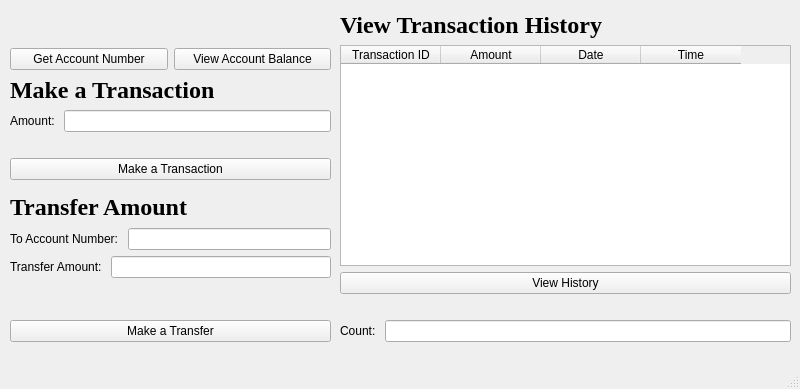
<?xml version="1.0" encoding="UTF-8"?>
<ui version="4.0">
 <class>UserWindow</class>
 <widget class="QMainWindow" name="UserWindow">
  <property name="geometry">
   <rect>
    <x>0</x>
    <y>0</y>
    <width>800</width>
    <height>389</height>
   </rect>
  </property>
  <property name="windowTitle">
   <string>MainWindow</string>
  </property>
  <widget class="QWidget" name="centralwidget">
   <widget class="QWidget" name="layoutWidget">
    <property name="geometry">
     <rect>
      <x>10</x>
      <y>10</y>
      <width>321</width>
      <height>170</height>
     </rect>
    </property>
    <layout class="QVBoxLayout" name="verticalLayout_4">
     <item>
      <layout class="QHBoxLayout" name="horizontalLayout">
       <item>
        <layout class="QVBoxLayout" name="verticalLayout">
         <item>
          <widget class="QLabel" name="label_account_number">
           <property name="text">
            <string/>
           </property>
          </widget>
         </item>
         <item>
          <widget class="QPushButton" name="pushButton_get_account_number">
           <property name="text">
            <string>Get Account Number</string>
           </property>
          </widget>
         </item>
        </layout>
       </item>
       <item>
        <layout class="QVBoxLayout" name="verticalLayout_2">
         <item>
          <widget class="QLabel" name="label_view_balance">
           <property name="text">
            <string/>
           </property>
          </widget>
         </item>
         <item>
          <widget class="QPushButton" name="pbn_view_balance">
           <property name="text">
            <string>View Account Balance</string>
           </property>
          </widget>
         </item>
        </layout>
       </item>
      </layout>
     </item>
     <item>
      <layout class="QVBoxLayout" name="verticalLayout_3">
       <item>
        <widget class="QLabel" name="lbl_title_trasnaction">
         <property name="font">
          <font>
           <family>Times New Roman</family>
           <pointsize>18</pointsize>
           <bold>true</bold>
          </font>
         </property>
         <property name="text">
          <string>Make a Transaction</string>
         </property>
        </widget>
       </item>
       <item>
        <layout class="QHBoxLayout" name="horizontalLayout_2">
         <item>
          <widget class="QLabel" name="lbl_amount">
           <property name="text">
            <string>Amount: </string>
           </property>
          </widget>
         </item>
         <item>
          <widget class="QLineEdit" name="lnedit_amount"/>
         </item>
        </layout>
       </item>
       <item>
        <widget class="QLabel" name="lbl_transaction_error">
         <property name="text">
          <string/>
         </property>
        </widget>
       </item>
       <item>
        <widget class="QPushButton" name="pbn_make_trasnaction">
         <property name="text">
          <string>Make a Transaction</string>
         </property>
        </widget>
       </item>
      </layout>
     </item>
    </layout>
   </widget>
   <widget class="QWidget" name="layoutWidget">
    <property name="geometry">
     <rect>
      <x>10</x>
      <y>191</y>
      <width>321</width>
      <height>151</height>
     </rect>
    </property>
    <layout class="QVBoxLayout" name="verticalLayout_5">
     <item>
      <widget class="QLabel" name="lbl_transfe_amout">
       <property name="font">
        <font>
         <family>Times New Roman</family>
         <pointsize>18</pointsize>
         <bold>true</bold>
        </font>
       </property>
       <property name="text">
        <string>Transfer Amount</string>
       </property>
      </widget>
     </item>
     <item>
      <layout class="QHBoxLayout" name="horizontalLayout_3">
       <item>
        <widget class="QLabel" name="lbl_to_acc_no">
         <property name="text">
          <string>To Account Number: </string>
         </property>
        </widget>
       </item>
       <item>
        <widget class="QLineEdit" name="lnedit_to_accountnumber"/>
       </item>
      </layout>
     </item>
     <item>
      <layout class="QHBoxLayout" name="horizontalLayout_4">
       <item>
        <widget class="QLabel" name="lbl_trnsfr_amnt">
         <property name="text">
          <string>Transfer Amount: </string>
         </property>
        </widget>
       </item>
       <item>
        <widget class="QLineEdit" name="lnedit_trnsfr_amount"/>
       </item>
      </layout>
     </item>
     <item>
      <widget class="QLabel" name="lbl_mk_trnsf_err">
       <property name="text">
        <string/>
       </property>
      </widget>
     </item>
     <item>
      <widget class="QPushButton" name="pbn_mk_transfer">
       <property name="text">
        <string>Make a Transfer</string>
       </property>
      </widget>
     </item>
    </layout>
   </widget>
   <widget class="QWidget" name="">
    <property name="geometry">
     <rect>
      <x>340</x>
      <y>11</y>
      <width>451</width>
      <height>331</height>
     </rect>
    </property>
    <layout class="QVBoxLayout" name="verticalLayout_8">
     <item>
      <layout class="QVBoxLayout" name="verticalLayout_7">
       <item>
        <layout class="QVBoxLayout" name="verticalLayout_6">
         <item>
          <widget class="QLabel" name="lbl_view_trnsction_history">
           <property name="font">
            <font>
             <family>Times New Roman</family>
             <pointsize>18</pointsize>
             <bold>true</bold>
            </font>
           </property>
           <property name="text">
            <string>View Transaction History</string>
           </property>
          </widget>
         </item>
         <item>
          <widget class="QTableWidget" name="tbl_view_histroy_transaction">
           <column>
            <property name="text">
             <string>Transaction ID</string>
            </property>
           </column>
           <column>
            <property name="text">
             <string>Amount</string>
            </property>
           </column>
           <column>
            <property name="text">
             <string>Date</string>
            </property>
           </column>
           <column>
            <property name="text">
             <string>Time</string>
            </property>
           </column>
          </widget>
         </item>
         <item>
          <widget class="QPushButton" name="pbn_view_transaction_histroy">
           <property name="text">
            <string>View History</string>
           </property>
          </widget>
         </item>
        </layout>
       </item>
       <item>
        <widget class="QLabel" name="lbl_err_transaction_history">
         <property name="text">
          <string/>
         </property>
        </widget>
       </item>
      </layout>
     </item>
     <item>
      <layout class="QHBoxLayout" name="horizontalLayout_5">
       <item>
        <widget class="QLabel" name="lbl_count_user">
         <property name="text">
          <string>Count: </string>
         </property>
        </widget>
       </item>
       <item>
        <widget class="QLineEdit" name="lnedit_count_user"/>
       </item>
      </layout>
     </item>
    </layout>
   </widget>
  </widget>
  <widget class="QMenuBar" name="menubar">
   <property name="geometry">
    <rect>
     <x>0</x>
     <y>0</y>
     <width>800</width>
     <height>21</height>
    </rect>
   </property>
  </widget>
  <widget class="QStatusBar" name="statusbar"/>
 </widget>
 <resources/>
 <connections/>
</ui>
